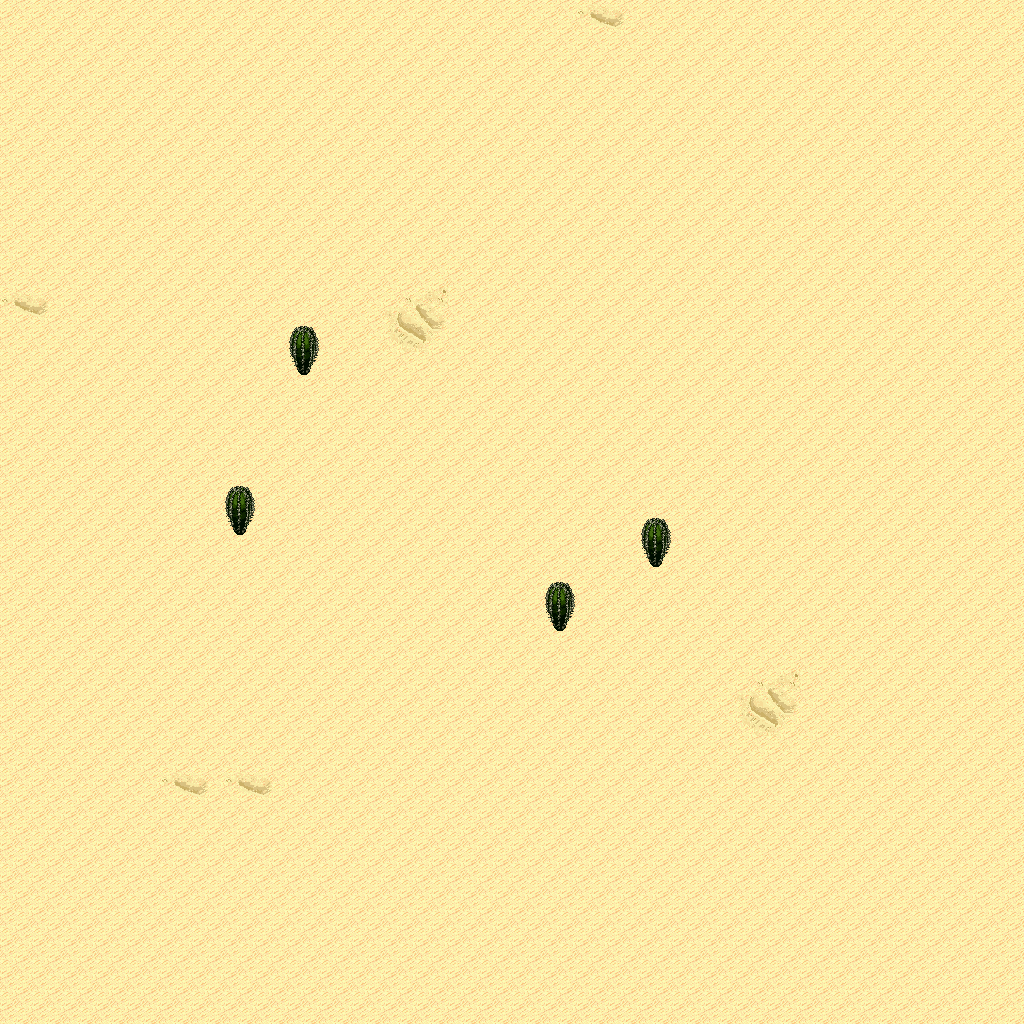

This game map was drawn from its Tiled (.tmx) file and the tilesets committed beside it. A one-line description and the trimmed map source follow:
An orthogonal 32x32 tile map with 32x32 px tiles, 5 tile layers (Ground, Objects, Objects2, Above, ...), 1 hidden layer not drawn, 11 tilesets.

<map version="1.10" tiledversion="1.11.0" orientation="orthogonal" renderorder="right-down" width="32" height="32" tilewidth="32" tileheight="32" infinite="0" nextlayerid="11" nextobjectid="1">
 <tileset firstgid="1" name="logic_collision" tilewidth="32" tileheight="32" tilecount="1" columns="1">
  <image source="../drawable/logic_collision.png" width="32" height="32" />
 </tileset>
 <tileset firstgid="2" name="ground_ground" tilewidth="32" tileheight="32" tilecount="33" columns="3">
  <image source="../drawable/ground_ground.png" width="96" height="352" />
 </tileset>
 <tileset firstgid="35" name="ground_ridge_earth_pale" tilewidth="32" tileheight="32" tilecount="96" columns="12">
  <image source="../drawable/ground_ridge_earth_pale.png" width="384" height="256" />
 </tileset>
 <tileset firstgid="131" name="ground_ridge_earth_dark" tilewidth="32" tileheight="32" tilecount="96" columns="12">
  <image source="../drawable/ground_ridge_earth_dark.png" width="384" height="256" />
 </tileset>
 <tileset firstgid="227" name="terrain_desert" tilewidth="32" tileheight="32" tilecount="88" columns="8">
  <image source="../drawable/terrain_desert.png" width="256" height="352" />
 </tileset>
 <tileset firstgid="315" name="ground_sand_2" tilewidth="32" tileheight="32" tilecount="15" columns="5">
  <image source="../drawable/ground_sand_2.png" width="160" height="96" />
 </tileset>
 <tileset firstgid="330" name="plant_cactus_2" tilewidth="32" tileheight="32" tilecount="10" columns="5">
  <image source="../drawable/plant_cactus_2.png" width="160" height="64" />
 </tileset>
 <tileset firstgid="340" name="plant_cactus" tilewidth="32" tileheight="32" tilecount="2" columns="1">
  <image source="../drawable/plant_cactus.png" width="32" height="64" />
 </tileset>
 <tileset firstgid="342" name="plant_tree_evergreen" tilewidth="32" tileheight="32" tilecount="36" columns="3">
  <image source="../drawable/plant_tree_evergreen.png" width="96" height="384" />
 </tileset>
 <tileset firstgid="378" name="ground_rock_pebbles" tilewidth="32" tileheight="32" tilecount="3" columns="1">
  <image source="../drawable/ground_rock_pebbles.png" width="32" height="96" />
 </tileset>
 <tileset firstgid="381" name="plant_star_shaped_plants" tilewidth="32" tileheight="32" tilecount="6" columns="2">
  <image source="../drawable/plant_star_shaped_plants.png" width="64" height="96" />
 </tileset>
 <layer id="1" name="Ground" width="32" height="32">
  <data>[1024 cells, 1024 non-empty, 7 distinct tile ids]</data>
 </layer>
 <layer id="2" name="Objects" width="32" height="32">
  <data>[1024 cells, 4 non-empty, 1 distinct tile ids]</data>
 </layer>
 <layer id="3" name="Objects2" width="32" height="32">
  <data>[1024 cells, 0 non-empty, 0 distinct tile ids]</data>
 </layer>
 <layer id="4" name="Above" width="32" height="32">
  <data>[1024 cells, 4 non-empty, 1 distinct tile ids]</data>
 </layer>
 <layer id="5" name="Above2" width="32" height="32">
  <data>[1024 cells, 0 non-empty, 0 distinct tile ids]</data>
 </layer>
 <layer id="6" name="Walkable" width="32" height="32" visible="0">
  <data>[1024 cells, 4 non-empty, 1 distinct tile ids]</data>
 </layer>
 <objectgroup id="7" name="Mapevents" />
 <objectgroup id="8" name="Spawn" />
 <objectgroup id="9" name="Keys" />
 <objectgroup id="10" name="Replace" />
</map>
